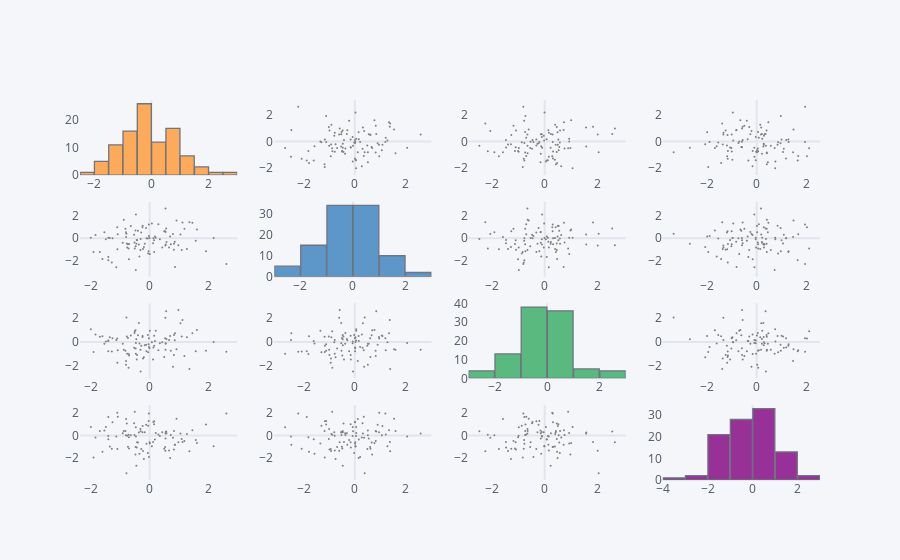

Notebook cell for this chart:
### Markdown cell above
## scatter_matrix()

Similar a sns.pairplot()

### Code cell
df.scatter_matrix()
